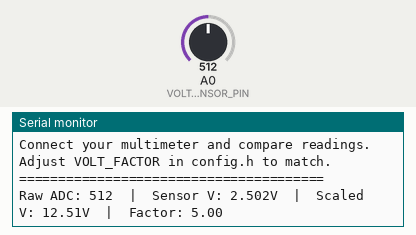
Bench run of a sketch on a simulated Arduino Uno, built with avr-gcc and run on an emulated ATmega328P. On the bench: the last lines printed to the serial monitor. The inputs (shaded band) are chosen by the test bench; at power-on: A0 (VOLT_SENSOR_PIN) = 512.

Above: at 1.3 s.
1.4 s: A0 (VOLT_SENSOR_PIN) set to 716
At 2.0 s:
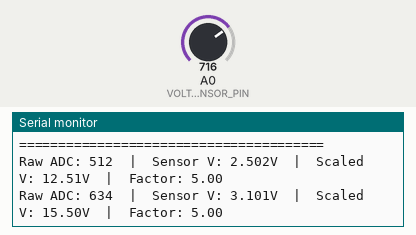
2.9 s: A0 (VOLT_SENSOR_PIN) set to 900
At 4.6 s:
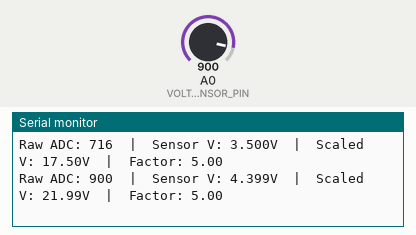
Timing chart, 0 to 6.1 s (numbered marks = the images above; inputs shaded):
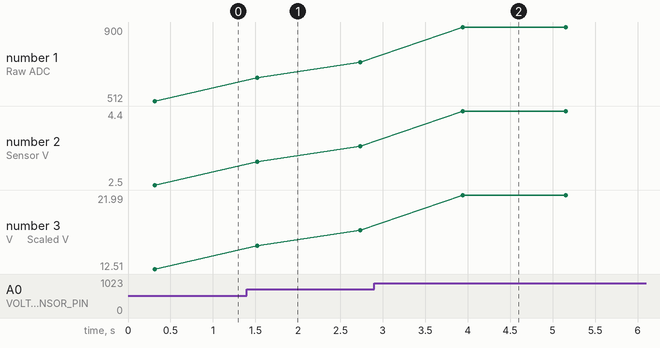

Measured:
- after the input at 1.4 s, the serial monitor: prints a new line after 0.12 s (image 1)
- after the input at 2.9 s, the serial monitor: prints a new line after 1.0 s (image 2)
- plotted number 1: 512 → 716 after the input at 1.4 s, 716 → 900 after the input at 2.9 s
- plotted number 2: 2.5 → 3.5 after the input at 1.4 s, 3.5 → 4.4 after the input at 2.9 s
- plotted number 3: 12.51 → 17.5 after the input at 1.4 s, 17.5 → 21.99 after the input at 2.9 s

The sketch:

calibration_tool.ino
```cpp
// ============================================================
//  calibration_tool.ino
//  Use this sketch to calibrate your voltage sensor.
//  Upload, open Serial Monitor at 9600 baud, and measure
//  the actual voltage with a multimeter. Adjust VOLT_FACTOR
//  in config.h until the readings match.
// ============================================================

#include "config.h"

void setup() {
  Serial.begin(9600);
  Serial.println(F("=== Voltage Sensor Calibration Tool ==="));
  Serial.println(F("Connect your multimeter and compare readings."));
  Serial.println(F("Adjust VOLT_FACTOR in config.h to match."));
  Serial.println(F("======================================="));
}

void loop() {
  long sum = 0;
  for (int i = 0; i < 20; i++) {
    sum += analogRead(VOLT_SENSOR_PIN);
    delay(10);
  }
  float avgADC = (float)sum / 20.0;
  float sensorVoltage = (avgADC / 1023.0) * 5.0;
  float scaledVoltage = sensorVoltage * VOLT_FACTOR;

  Serial.print(F("Raw ADC: "));
  Serial.print((int)avgADC);
  Serial.print(F("  |  Sensor V: "));
  Serial.print(sensorVoltage, 3);
  Serial.print(F("V  |  Scaled V: "));
  Serial.print(scaledVoltage, 2);
  Serial.print(F("V  |  Factor: "));
  Serial.println(VOLT_FACTOR);

  delay(1000);
}
```

config.h
```cpp
// ============================================================
//  config.h — Priority Based Load Management System
//  Configure all thresholds, pins, and mode settings here
// ============================================================

#ifndef CONFIG_H
#define CONFIG_H

// ─── Relay Output Pins ────────────────────────────────────────
#define RELAY1_PIN   2    // HIGH Priority load
#define RELAY2_PIN   3    // MEDIUM Priority load
#define RELAY3_PIN   4    // LOW Priority load

// Set to 1 if your relay module triggers on LOW signal (common for optocoupler boards)
#define RELAY_ACTIVE_LOW  1

// ─── Voltage Sensor ──────────────────────────────────────────
#define VOLT_SENSOR_PIN   A0

// Calibration: actual_voltage = (adc_reading / 1023.0) * 5.0 * VOLT_FACTOR
// Adjust VOLT_FACTOR based on your voltage divider ratio or sensor specs
// For a 0-25V sensor module: typical factor is 5.0
#define VOLT_FACTOR       5.0

// Number of ADC samples to average per reading (reduces noise)
#define ADC_SAMPLES       10

// ─── Voltage Thresholds (in Volts) ───────────────────────────
// All loads ON (normal supply)
#define V_HIGH   220.0

// Shed LOW priority load (Relay 3 OFF)
#define V_MED    200.0

// Shed MEDIUM priority load (Relay 2 OFF)
#define V_LOW    180.0

// Undervoltage: ALL loads OFF (protect all equipment)
#define V_CRIT   150.0

// Hysteresis band — prevents chattering near threshold edges (in Volts)
#define HYST_BAND  3.0

// ─── Day / Night Mode ────────────────────────────────────────
// Uses DS3231 RTC (I2C: SDA=A4, SCL=A5)
#define USE_RTC          1      // Set 0 to disable RTC, use fixed mode
#define DAY_START_HOUR   6      // 06:00 — Day mode begins
#define NIGHT_START_HOUR 22     // 22:00 — Night mode begins

// ─── Day Mode Priority (load labels for Serial output) ───────
// Relay 1 = Lighting, Relay 2 = HVAC, Relay 3 = Fan
#define DAY_LOAD1  "LIGHTING"
#define DAY_LOAD2  "HVAC"
#define DAY_LOAD3  "FAN"

// ─── Night Mode Priority ─────────────────────────────────────
// Relay 1 = Security System, Relay 2 = Lighting, Relay 3 = HVAC
#define NIGHT_LOAD1  "SECURITY"
#define NIGHT_LOAD2  "LIGHTING"
#define NIGHT_LOAD3  "HVAC"

// ─── Optional LCD ────────────────────────────────────────────
#define USE_LCD        0     // Set 1 to enable 16x2 LCD output
#define LCD_ADDR    0x27     // I2C address of LCD (common: 0x27 or 0x3F)
#define LCD_COLS       16
#define LCD_ROWS        2

// ─── Serial Debug ────────────────────────────────────────────
#define BAUD_RATE     9600
#define DEBUG_MODE       1   // 1 = print relay states every loop cycle

// ─── Loop Timing ─────────────────────────────────────────────
#define LOOP_DELAY_MS  1000  // Main loop delay in milliseconds

#endif // CONFIG_H
```
